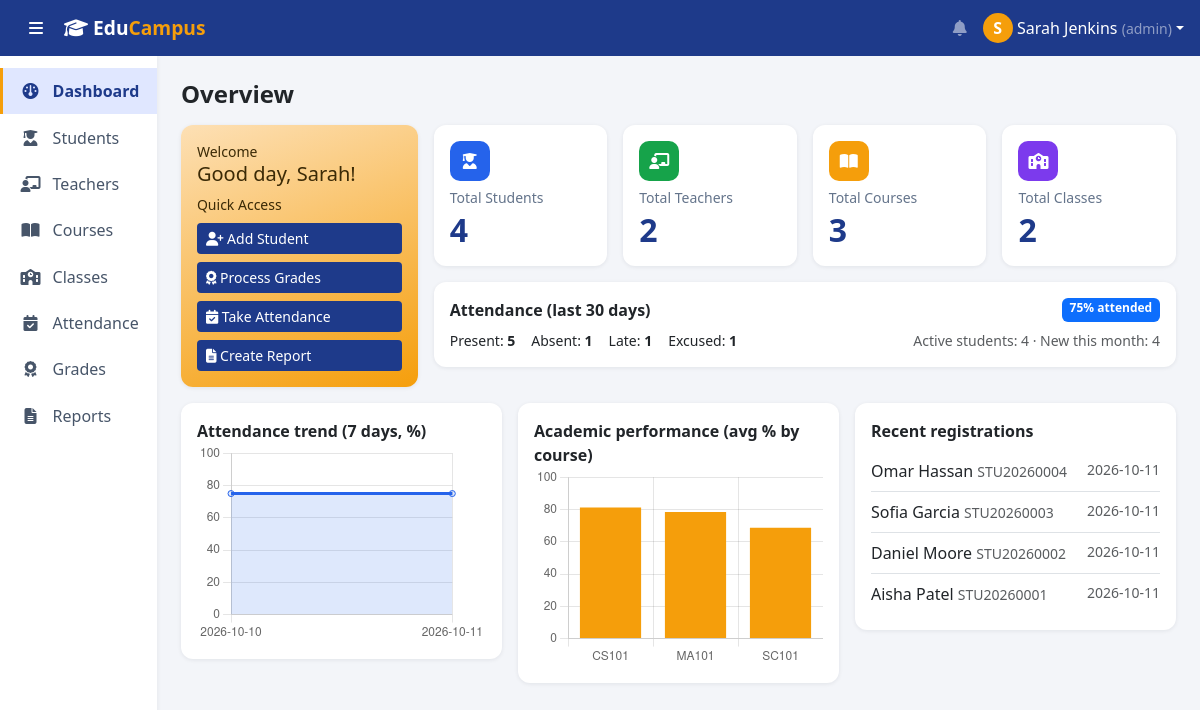
/dashboard.php (signed in), run on the app's committed database.
### tables this page shows
CREATE TABLE students(
 id INT AUTO_INCREMENT PRIMARY KEY, user_id INT NULL, student_no VARCHAR(20) NOT NULL UNIQUE,
 first_name VARCHAR(60) NOT NULL, last_name VARCHAR(60) NOT NULL, email VARCHAR(120) NOT NULL UNIQUE, phone VARCHAR(30),
 gender ENUM('Male','Female') NOT NULL, dob DATE NULL, class_id INT NULL, academic_year_id INT NULL, photo VARCHAR(255) NULL,
 status ENUM('Active','Inactive','Graduated') NOT NULL DEFAULT 'Active', created_at TIMESTAMP DEFAULT CURRENT_TIMESTAMP,
 INDEX(class_id), INDEX(academic_year_id),
 FOREIGN KEY(user_id) REFERENCES users(id) ON DELETE SET NULL,
 FOREIGN KEY(class_id) REFERENCES classes(id) ON DELETE SET NULL,
 FOREIGN KEY(academic_year_id) REFERENCES academic_years(id) ON DELETE SET NULL);

### includes/bootstrap.php (called while the page is built, shortened)
<?php
function e($v){ return htmlspecialchars((string)$v, ENT_QUOTES, 'UTF-8'); }
function user(){ return $_SESSION['user'] ?? null; }
function role(){ return $_SESSION['user']['role'] ?? ''; }

### dashboard.php (the view, shortened to what this page needs)
<?php
require __DIR__.'/includes/bootstrap.php'; require __DIR__.'/includes/layout.php'; require_login();
page_header('Overview','dashboard');
  ?><div class="row g-3"><div class="col-md-4"><div class="card stat p-3"><small>My attendance</small><h2><?=$att!==null&&$att!==false?e($att).'%':'—'?></h2></div></div>
  <div class="col-md-4"><a class="btn btn-primary" href="grades.php">View my results</a> <a class="btn btn-outline-primary" href="reports.php">My report card</a></div></div><?php
$cnt=$pdo->query("SELECT (SELECT COUNT(*) FROM students) s,(SELECT COUNT(*) FROM teachers) t,(SELECT COUNT(*) FROM courses) c,(SELECT COUNT(*) FROM classes) k,
 (SELECT COUNT(*) FROM students WHERE status='Active') active,(SELECT COUNT(*) FROM students WHERE created_at>=DATE_FORMAT(CURDATE(),'%Y-%m-01')) new_m")->fetch();
$att=$pdo->query("SELECT status,COUNT(*) n FROM attendance WHERE att_date>=CURDATE()-INTERVAL 30 DAY GROUP BY status")->fetchAll(PDO::FETCH_KEY_PAIR);
$tot=array_sum($att); $pres=($att['Present']??0)+($att['Late']??0); $pct=$tot?round($pres*100/$tot,1):0;
$trend=$pdo->query("SELECT att_date d,ROUND(SUM(status IN('Present','Late'))*100/COUNT(*),1) p FROM attendance WHERE att_date>=CURDATE()-INTERVAL 6 DAY GROUP BY att_date ORDER BY att_date")->fetchAll();
$perf=$pdo->query("SELECT c.code,ROUND(SUM(g.marks)*100/SUM(g.max_marks),1) p FROM grades g JOIN courses c ON c.id=g.course_id GROUP BY c.id ORDER BY c.code")->fetchAll();
$recent=$pdo->query("SELECT student_no,CONCAT(first_name,' ',last_name) n,created_at FROM students ORDER BY id DESC LIMIT 5")->fetchAll();
$cards=[['Total Students',$cnt['s'],'fa-user-graduate','blue'],['Total Teachers',$cnt['t'],'fa-chalkboard-teacher','green'],['Total Courses',$cnt['c'],'fa-book-open','orange'],['Total Classes',$cnt['k'],'fa-school','purple']];
?><div class="row g-3 mb-3">
 <div class="col-lg-3"><div class="card welcome p-3 h-100"><small>Welcome</small><h5>Good day, <?=e(explode(' ',user()['name'])[0])?>!</h5><small class="mb-2">Quick Access</small>
  <?php if(role()==='admin'): ?><a href="module.php?m=students" class="btn btn-navy btn-sm mb-2"><i class="fa fa-user-plus"></i> Add Student</a><?php endif; ?>
  <a href="grades.php" class="btn btn-navy btn-sm mb-2"><i class="fa fa-award"></i> Process Grades</a>
  <a href="attendance.php" class="btn btn-navy btn-sm mb-2"><i class="fa fa-calendar-check"></i> Take Attendance</a>
  <a href="reports.php" class="btn btn-navy btn-sm"><i class="fa fa-file-lines"></i> Create Report</a></div></div>
 <div class="col-lg-9"><div class="row g-3"><?php foreach($cards as $c): ?><div class="col-6 col-md-3"><div class="card stat p-3 h-100"><span class="ico <?=$c[3]?>"><i class="fa <?=$c[2]?>"></i></span>
  <small><?=$c[0]?></small><h2><?=e($c[1])?></h2></div></div><?php endforeach; ?>
  <div class="col-12"><div class="card p-3"><div class="d-flex justify-content-between"><strong>Attendance (last 30 days)</strong><span class="badge bg-primary"><?=e($pct)?>% attended</span></div>
   <div class="d-flex gap-3 mt-2 small flex-wrap"><?php foreach(['Present','Absent','Late','Excused'] as $s): ?><span><?=$s?>: <b><?=e($att[$s]??0)?></b></span><?php endforeach; ?>
   <span class="ms-auto text-muted">Active students: <?=e($cnt['active'])?> · New this month: <?=e($cnt['new_m'])?></span></div></div></div></div></div></div>
<div class="row g-3"><div class="col-lg-4"><div class="card p-3"><strong>Attendance trend (7 days, %)</strong><canvas id="c1" height="200"></canvas></div></div>
 <div class="col-lg-4"><div class="card p-3"><strong>Academic performance (avg % by course)</strong><canvas id="c2" height="200"></canvas></div></div>
 <div class="col-lg-4"><div class="card p-3"><strong>Recent registrations</strong><ul class="list-group list-group-flush mt-2">
  <?php foreach($recent as $r): ?><li class="list-group-item px-0 d-flex justify-content-between"><span><?=e($r['n'])?> <small class="text-muted"><?=e($r['student_no'])?></small></span><small class="text-muted"><?=e(substr($r['created_at'],0,10))?></small></li><?php endforeach; ?>
  <?php if(!$recent): ?><li class="list-group-item text-muted">No students yet.</li><?php endif; ?></ul></div></div></div>
<?php page_footer('<script>const T='.json_encode($trend).',P='.json_encode($perf).';
new Chart(c1,{type:"line",data:{labels:T.map(x=>x.d),datasets:[{data:T.map(x=>+x.p),borderColor:"#2563eb",backgroundColor:"rgba(37,99,235,.15)",fill:true,tension:.35}]},options:{plugins:{legend:{display:false}},scales:{y:{min:0,max:100}}}});
new Chart(c2,{type:"bar",data:{labels:P.map(x=>x.code),datasets:[{data:P.map(x=>+x.p),backgroundColor:"#f59e0b"}]},options:{plugins:{legend:{display:false}},scales:{y:{min:0,max:100}}}});</script>');

### includes/layout.php (shortened to what this page needs)
<?php
function page_header($title, $active){
  $nav = [['dashboard','Dashboard','fa-gauge','dashboard.php',['admin','teacher','student']],
   ['students','Students','fa-user-graduate','module.php?m=students',['admin','teacher']],
   ['teachers','Teachers','fa-chalkboard-teacher','module.php?m=teachers',['admin']],
   ['courses','Courses','fa-book-open','module.php?m=courses',['admin','teacher']],
   ['classes','Classes','fa-school','module.php?m=classes',['admin','teacher']],
   ['attendance','Attendance','fa-calendar-check','attendance.php',['admin','teacher']],
   ['grades','Grades','fa-award','grades.php',['admin','teacher','student']],
   ['reports','Reports','fa-file-lines','reports.php',['admin','teacher','student']]];
  ?><!doctype html><html lang="en"><head><meta charset="utf-8"><meta name="viewport" content="width=device-width,initial-scale=1">
<link href="https://cdn.jsdelivr.net/npm/bootstrap@5.3.3/dist/css/bootstrap.min.css" rel="stylesheet">
<link href="https://cdnjs.cloudflare.com/ajax/libs/font-awesome/6.5.2/css/all.min.css" rel="stylesheet">
<link href="assets/style.css" rel="stylesheet"><meta name="csrf" content="<?=e(csrf_token())?>"></head><body>
<nav class="topbar d-flex align-items-center px-3">
  <button class="btn btn-link text-white me-2" id="toggleSide"><i class="fa fa-bars"></i></button>
  <span class="brand"><i class="fa fa-graduation-cap"></i> Edu<span>Campus</span></span>
  <div class="ms-auto dropdown d-flex align-items-center gap-3">
    <span class="text-white-50"><i class="fa fa-bell"></i></span>
    <a href="#" class="text-white text-decoration-none dropdown-toggle" data-bs-toggle="dropdown">
      <span class="avatar"><?=e(strtoupper(substr(user()['name'],0,1)))?></span> <?=e(user()['name'])?> <small class="text-white-50">(<?=e(role())?>)</small></a>
    </div></nav>
<div class="d-flex"><aside class="sidebar" id="sidebar"><?php foreach($nav as $n) if(in_array(role(),$n[4])): ?>
  <a href="<?=$n[3]?>" class="<?=$active===$n[0]?'active':''?>"><i class="fa <?=$n[2]?>"></i><span><?=$n[1]?></span></a><?php endif; ?></aside>
<main class="content flex-grow-1 p-4"><h4 class="mb-3 fw-semibold"><?=e($title)?></h4>
<div class="toast-container position-fixed top-0 end-0 p-3" id="toasts"></div><?php
}
function page_footer($extra=''){ ?></main></div>
<script src="assets/app.js"></script><?=$extra?></body></html><?php }

### assets/style.css (style rules this page uses)
:root { --navy:#1e3a8a;--blue:#2563eb;--accent:#f59e0b;--bg:#f3f5f9 }
body { background:var(--bg);font-family:system-ui,-apple-system,"Segoe UI",Roboto,sans-serif }
.topbar { background:var(--navy);height:56px;position:sticky;top:0;z-index:1030 }
.brand { color:#fff;font-weight:700;font-size:1.2rem }
.brand span,.text-accent { color:var(--accent) }
.avatar { display:inline-flex;width:30px;height:30px;border-radius:50%;background:var(--accent);color:#fff;align-items:center;justify-content:center;font-weight:600 }
.sidebar { width:210px;background:#fff;min-height:calc(100vh - 56px);padding:.75rem 0;box-shadow:1px 0 4px rgba(0,0,0,.05);transition:width .2s }
.sidebar a { display:flex;align-items:center;gap:.75rem;padding:.7rem 1.1rem;color:#475569;text-decoration:none;border-left:3px solid transparent }
.sidebar a i { width:20px;text-align:center }
.sidebar a.active { color:var(--navy);background:#e0e7ff;border-left-color:var(--accent);font-weight:600 }
.content { min-width:0 }
.card { border:0;border-radius:12px;box-shadow:0 1px 4px rgba(15,23,42,.08) }
.welcome { background:linear-gradient(160deg,#fde0b5,#f59e0b);color:#3b2a06 }
.btn-navy { background:var(--navy);color:#fff;text-align:left }
.stat h2 { margin:.2rem 0 0;font-weight:700;color:var(--navy) }
.stat small { color:#64748b }
.ico { width:40px;height:40px;border-radius:10px;display:inline-flex;align-items:center;justify-content:center;color:#fff;margin-bottom:.4rem }
.ico.blue { background:#2563eb }
.ico.green { background:#16a34a }
.ico.orange { background:#f59e0b }
.ico.purple { background:#7c3aed }

### data on the page
students: n "Omar Hassan", student_no "STU20260004", created_at "2026-10-11"
students: n "Sofia Garcia", student_no "STU20260003", created_at "2026-10-11"
students: n "Daniel Moore", student_no "STU20260002", created_at "2026-10-11"
students: n "Aisha Patel", student_no "STU20260001", created_at "2026-10-11"

### other printed values
substr(user()['name'],0,1) "S"
user()['name'] "Sarah Jenkins"
role() "admin"
$n[1] "Dashboard"
$n[1] "Students"
$n[1] "Teachers"
$n[1] "Courses"
$n[1] "Classes"
$n[1] "Attendance"
$n[1] "Grades"
$n[1] "Reports"
$title "Overview"
explode(' ',user()['name'])[0] "Sarah"
$c[0] "Total Students"
$c[1] "4"
